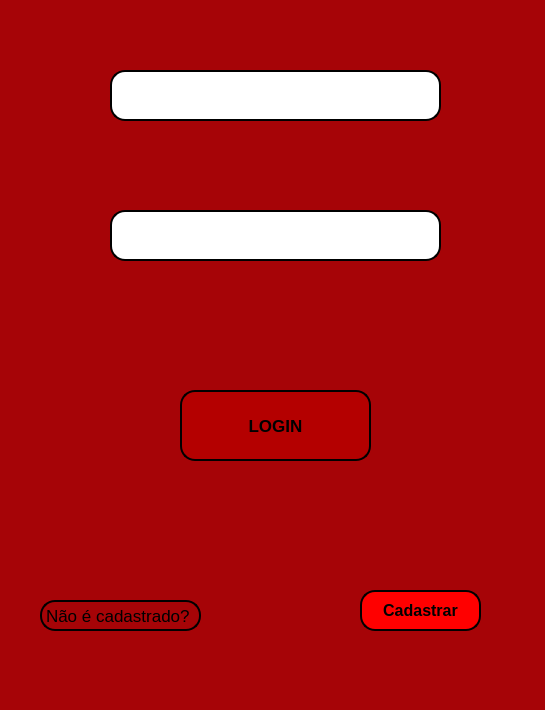
<?xml version="1.0" encoding="UTF-8"?>
<ui version="4.0">
 <class>MainWindow</class>
 <widget class="QMainWindow" name="MainWindow">
  <property name="geometry">
   <rect>
    <x>0</x>
    <y>0</y>
    <width>545</width>
    <height>710</height>
   </rect>
  </property>
  <property name="windowTitle">
   <string>MainWindow</string>
  </property>
  <property name="styleSheet">
   <string notr="true">background-color: rgb(166, 4, 7);</string>
  </property>
  <widget class="QWidget" name="centralwidget">
   <widget class="QPushButton" name="pushButton">
    <property name="geometry">
     <rect>
      <x>180</x>
      <y>390</y>
      <width>191</width>
      <height>71</height>
     </rect>
    </property>
    <property name="minimumSize">
     <size>
      <width>191</width>
      <height>0</height>
     </size>
    </property>
    <property name="font">
     <font>
      <pointsize>13</pointsize>
      <weight>75</weight>
      <bold>true</bold>
     </font>
    </property>
    <property name="styleSheet">
     <string notr="true">border-radius: 15px;
background-color: rgb(180, 0, 0);
border-style: outset;
border-width: 2px;
border-color: black;</string>
    </property>
    <property name="text">
     <string>LOGIN</string>
    </property>
   </widget>
   <widget class="QLineEdit" name="lineEdit">
    <property name="geometry">
     <rect>
      <x>110</x>
      <y>70</y>
      <width>331</width>
      <height>51</height>
     </rect>
    </property>
    <property name="styleSheet">
     <string notr="true">background-color: rgb(255, 255, 255);
border-radius: 15px;
border-style: outset;
border-width: 2px</string>
    </property>
   </widget>
   <widget class="QLabel" name="label">
    <property name="geometry">
     <rect>
      <x>40</x>
      <y>600</y>
      <width>161</width>
      <height>31</height>
     </rect>
    </property>
    <property name="font">
     <font>
      <pointsize>13</pointsize>
     </font>
    </property>
    <property name="styleSheet">
     <string notr="true">border-style: outset;
border-width: 2px;
border-radius: 15px;
text-align: center;</string>
    </property>
    <property name="text">
     <string>Não é cadastrado?</string>
    </property>
   </widget>
   <widget class="QPushButton" name="pushButton_2">
    <property name="geometry">
     <rect>
      <x>360</x>
      <y>590</y>
      <width>121</width>
      <height>41</height>
     </rect>
    </property>
    <property name="font">
     <font>
      <pointsize>12</pointsize>
      <weight>75</weight>
      <bold>true</bold>
     </font>
    </property>
    <property name="styleSheet">
     <string notr="true">background-color: rgb(255, 0, 0);
border-radius: 15px;
border-color: black;
border-style: outset;
border-width: 2px;</string>
    </property>
    <property name="text">
     <string>Cadastrar</string>
    </property>
   </widget>
   <widget class="QLineEdit" name="lineEdit_2">
    <property name="geometry">
     <rect>
      <x>110</x>
      <y>210</y>
      <width>331</width>
      <height>51</height>
     </rect>
    </property>
    <property name="styleSheet">
     <string notr="true">background-color: rgb(255, 255, 255);
border-radius: 15px;
border-style: outset;
border-width: 2px</string>
    </property>
   </widget>
   <widget class="QLabel" name="label_2">
    <property name="geometry">
     <rect>
      <x>70</x>
      <y>80</y>
      <width>31</width>
      <height>31</height>
     </rect>
    </property>
    <property name="text">
     <string/>
    </property>
    <property name="pixmap">
     <pixmap>entrar-avatar.png</pixmap>
    </property>
   </widget>
   <widget class="QLabel" name="label_3">
    <property name="geometry">
     <rect>
      <x>70</x>
      <y>220</y>
      <width>31</width>
      <height>31</height>
     </rect>
    </property>
    <property name="text">
     <string/>
    </property>
    <property name="pixmap">
     <pixmap>cadeado-desbloqueado.png</pixmap>
    </property>
   </widget>
   <widget class="QLabel" name="label_4">
    <property name="geometry">
     <rect>
      <x>120</x>
      <y>311</y>
      <width>311</width>
      <height>21</height>
     </rect>
    </property>
    <property name="font">
     <font>
      <pointsize>13</pointsize>
     </font>
    </property>
    <property name="styleSheet">
     <string notr="true">color: rgb(255, 255, 127);</string>
    </property>
    <property name="text">
     <string/>
    </property>
   </widget>
   <zorder>label_2</zorder>
   <zorder>pushButton</zorder>
   <zorder>lineEdit</zorder>
   <zorder>label</zorder>
   <zorder>pushButton_2</zorder>
   <zorder>lineEdit_2</zorder>
   <zorder>label_3</zorder>
   <zorder>label_4</zorder>
  </widget>
  <widget class="QMenuBar" name="menubar">
   <property name="geometry">
    <rect>
     <x>0</x>
     <y>0</y>
     <width>545</width>
     <height>21</height>
    </rect>
   </property>
  </widget>
  <widget class="QStatusBar" name="statusbar"/>
 </widget>
 <resources/>
 <connections/>
</ui>
